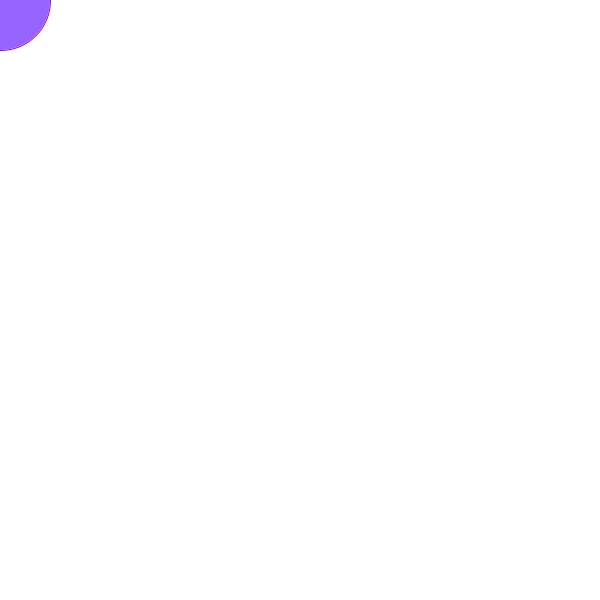
Frame 1 (no input)
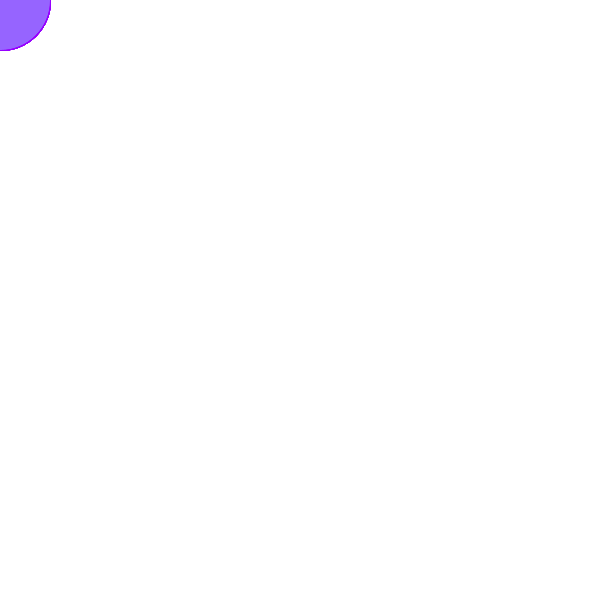
Frame 60 (the mouse pressed at the canvas centre just before this capture)
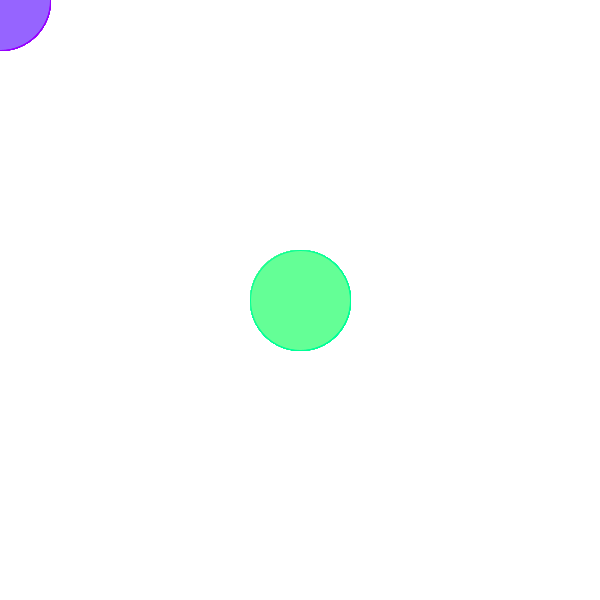
Frame 120 (the mouse held since frame 60 and released just before this capture)

The Processing sketch that drew these frames (run headless with seeded random() and noise(); from frame 60 on, the mouse is pressed at the canvas centre):

// Processing sketch: processing_103545
// ── processing_103545.pde

//GSwP 2.2 Make Circles

/*Original
void setup()
{
  size(480, 120);
  smooth();
}

void draw()
{
  if(mousePressed)
  {
    fill(0);
  }
  else
  {
    fill(255);
  }
  ellipse(mouseX, mouseY, 80, 80);
}
*/

void setup()
{
  size(600, 600);
  background(255);
}

void draw()
{
  if(mousePressed)
  {
    stroke(0, 255, 150); //green/blue
    fill(100, 255, 150); //light green/blue
  }
  else
  {
    stroke(150, 0, 255); //purple
    fill(150, 100, 255); //light purple
  }
  ellipse(mouseX, mouseY, 100, 100);
}
